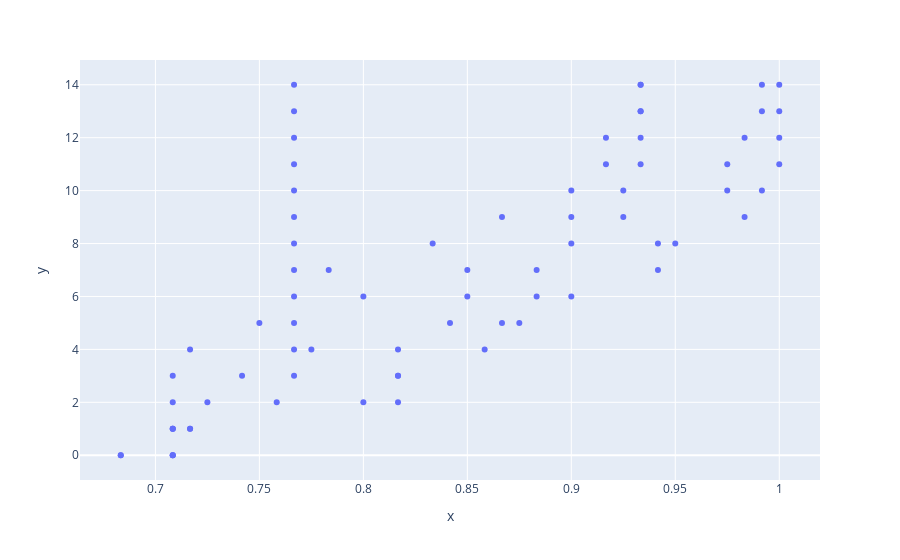

Source (notebook cell):
### Code cell
acc=[]
num=[]
for  f in features:
    for i in  range(15):
        dt=  DecisionTreeClassifier(max_depth=i+1, criterion='gini', random_state=42,splitter='random')
        dt.fit(train[f],target)
        prediction=dt.predict(test[f])
        acc.append(accuracy_score(real,prediction))
        num.append(i)
px.scatter(x=acc,y=num)

### Figure 1 — Plotly figure (JSON) as saved in the notebook; plotly's stock layout.template omitted (floating-point values rounded to 4 significant figures)
{"data": [{"hovertemplate": "x=%{x}<br>y=%{y}<extra></extra>", "legendgroup": "", "marker": {"color": "#636efa", "symbol": "circle"}, "mode": "markers", "name": "", "orientation": "v", "showlegend": false, "type": "scatter", "x": [0.7083, 0.7083, 0.8167, 0.8167, 0.8583, 0.875, 0.9, 0.9417, 0.9417, 0.9833, 0.9917, 1, 1, 1, 1, 0.7083, 0.7083, 0.7083, 0.7083, 0.7167, 0.75, 0.8, 0.7833, 0.8333, 0.8667, 0.9, 0.9167, 0.9167, 0.9333, 0.9333, 0.6833, 0.7167, 0.7583, 0.7667, 0.775, 0.8417, 0.85, 0.85, 0.9, 0.9, 0.925, 0.9333, 0.9333, 0.9333, 0.9333, 0.7083, 0.7083, 0.8, 0.8167, 0.8167, 0.8667, 0.8833, 0.8833, 0.95, 0.925, 0.975, 0.975, 0.9833, 0.9917, 0.9917, 0.6833, 0.7167, 0.725, 0.7417, 0.7667, 0.7667, 0.7667, 0.7667, 0.7667, 0.7667, 0.7667, 0.7667, 0.7667, 0.7667, 0.7667], "xaxis": "x", "y": [0, 1, 2, 3, 4, 5, 6, 7, 8, 9, 10, 11, 12, 13, 14, 0, 1, 2, 3, 4, 5, 6, 7, 8, 9, 10, 11, 12, 13, 14, 0, 1, 2, 3, 4, 5, 6, 7, 8, 9, 10, 11, 12, 13, 14, 0, 1, 2, 3, 4, 5, 6, 7, 8, 9, 10, 11, 12, 13, 14, 0, 1, 2, 3, 4, 5, 6, 7, 8, 9, 10, 11, 12, 13, 14], "yaxis": "y"}], "layout": {"legend": {"tracegroupgap": 0}, "margin": {"t": 60}, "xaxis": {"anchor": "y", "domain": [0, 1], "title": {"text": "x"}}, "yaxis": {"anchor": "x", "domain": [0, 1], "title": {"text": "y"}}}}
